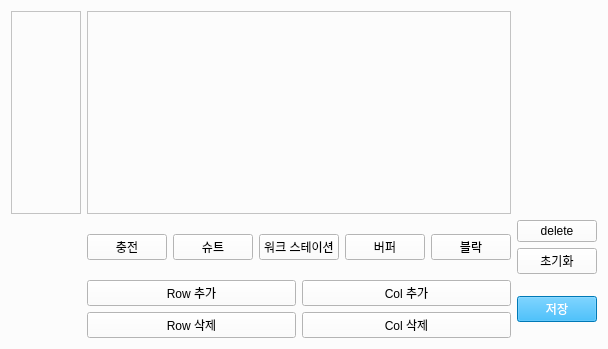
<?xml version="1.0" encoding="UTF-8"?>
<ui version="4.0">
 <class>createMap</class>
 <widget class="QWidget" name="createMap">
  <property name="geometry">
   <rect>
    <x>0</x>
    <y>0</y>
    <width>576</width>
    <height>349</height>
   </rect>
  </property>
  <property name="windowTitle">
   <string>Form</string>
  </property>
  <property name="styleSheet">
   <string notr="true">background-color: rgba(252, 252, 252, 252);</string>
  </property>
  <layout class="QGridLayout" name="gridLayout_4">
   <item row="2" column="1">
    <layout class="QGridLayout" name="gridLayout_3">
     <item row="1" column="0">
      <widget class="QPushButton" name="delRow">
       <property name="text">
        <string>Row 삭제</string>
       </property>
      </widget>
     </item>
     <item row="0" column="0">
      <widget class="QPushButton" name="addRow">
       <property name="text">
        <string>Row 추가</string>
       </property>
      </widget>
     </item>
     <item row="1" column="1">
      <widget class="QPushButton" name="delCol">
       <property name="text">
        <string>Col 삭제</string>
       </property>
      </widget>
     </item>
     <item row="0" column="1">
      <widget class="QPushButton" name="addCol">
       <property name="text">
        <string>Col 추가</string>
       </property>
      </widget>
     </item>
    </layout>
   </item>
   <item row="1" column="1">
    <layout class="QGridLayout" name="gridLayout_2">
     <item row="0" column="2">
      <widget class="QPushButton" name="ws">
       <property name="text">
        <string>워크 스테이션</string>
       </property>
      </widget>
     </item>
     <item row="0" column="1">
      <widget class="QPushButton" name="chute">
       <property name="text">
        <string>슈트</string>
       </property>
      </widget>
     </item>
     <item row="0" column="3">
      <widget class="QPushButton" name="buffer">
       <property name="text">
        <string>버퍼</string>
       </property>
      </widget>
     </item>
     <item row="0" column="0">
      <widget class="QPushButton" name="charge">
       <property name="text">
        <string>충전</string>
       </property>
      </widget>
     </item>
     <item row="0" column="4">
      <widget class="QPushButton" name="block">
       <property name="styleSheet">
        <string notr="true">border-color: rgb(0, 0, 0);</string>
       </property>
       <property name="text">
        <string>블락</string>
       </property>
      </widget>
     </item>
    </layout>
   </item>
   <item row="1" column="2">
    <layout class="QGridLayout" name="gridLayout">
     <item row="1" column="0" alignment="Qt::AlignBottom">
      <widget class="QPushButton" name="trash">
       <property name="text">
        <string>delete</string>
       </property>
      </widget>
     </item>
     <item row="2" column="0">
      <widget class="QPushButton" name="clear">
       <property name="text">
        <string>초기화</string>
       </property>
      </widget>
     </item>
    </layout>
   </item>
   <item row="2" column="2">
    <widget class="QPushButton" name="saveMap">
     <property name="styleSheet">
      <string notr="true">background-color: rgb(0, 170, 255);
color: rgb(255, 255, 255);</string>
     </property>
     <property name="text">
      <string>저장</string>
     </property>
    </widget>
   </item>
   <item row="0" column="0">
    <widget class="QTextBrowser" name="textBrowser"/>
   </item>
   <item row="0" column="1">
    <widget class="QTableWidget" name="table"/>
   </item>
  </layout>
 </widget>
 <resources/>
 <connections/>
</ui>
